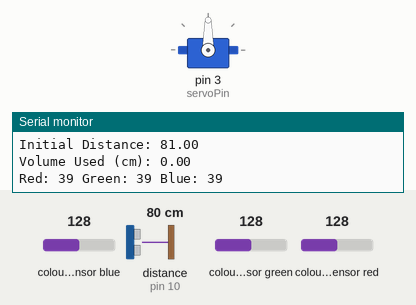
A sketch run on a simulated Arduino Uno, built with avr-gcc and run on an emulated ATmega328P. Shown: servo, the last lines printed to the serial monitor. Wiring (inferred from the names in the program): TCS3200 colour sensor: output pin 8; S2 pin 6; S3 pin 7; S0 pin 4; S1 pin 5. The test bench sets the inputs (shaded band); at power-on: colour sensor blue 128, distance to the obstacle (sensor on pin 10) 80 cm, colour sensor green 128, colour sensor red 128. The echo pulse lasts 58.3 µs per cm.

Above: at 3.2 s.
3.3 s: colour sensor blue set to 123
At 6.4 s:
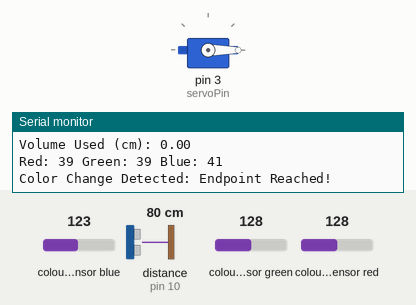
Timing chart, 0 to 7.9 s (numbered marks = the images above; inputs shaded):
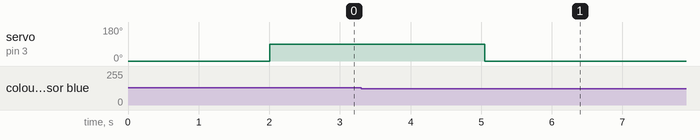

The sketch:

Silver_Ion_Detection.ino
```cpp
#include <Servo.h>
#include <NewPing.h>

// ==== Ultrasonic Sensor (HC-SR04) ====
#define TRIG_PIN 9
#define ECHO_PIN 10
#define MAX_DISTANCE 100
NewPing sonar(TRIG_PIN, ECHO_PIN, MAX_DISTANCE);
float initialDistance = 0;
float finalDistance = 0;

// ==== TCS3200 Color Sensor ====
#define S0 4
#define S1 5
#define S2 6
#define S3 7
#define SENSOR_OUT 8

int redFrequency, greenFrequency, blueFrequency;

// ==== Servo Motor ====
Servo titrationServo;
int servoPin = 3;

// ==== Setup ====
void setup() {
  Serial.begin(9600);

  // Setup pins for TCS3200
  pinMode(S0, OUTPUT);
  pinMode(S1, OUTPUT);
  pinMode(S2, OUTPUT);
  pinMode(S3, OUTPUT);
  pinMode(SENSOR_OUT, INPUT);

  // Set frequency scaling to 20%
  digitalWrite(S0, HIGH);
  digitalWrite(S1, LOW);

  // Attach the servo
  titrationServo.attach(servoPin);
  titrationServo.write(0);  // Start with valve closed

  delay(2000); // wait for sensor to settle

  initialDistance = sonar.ping_cm();
  Serial.print("Initial Distance: ");
  Serial.println(initialDistance);
}

// ==== Main Loop ====
void loop() {
  // Open valve
  titrationServo.write(90); // Open knob
  delay(1000);              // Allow some flow

  // Measure current volume level
  finalDistance = sonar.ping_cm();
  float volumeUsed = initialDistance - finalDistance;
  Serial.print("Volume Used (cm): ");
  Serial.println(volumeUsed);

  // Read color frequencies
  redFrequency = readColor('R');
  greenFrequency = readColor('G');
  blueFrequency = readColor('B');

  Serial.print("Red: "); Serial.print(redFrequency);
  Serial.print(" Green: "); Serial.print(greenFrequency);
  Serial.print(" Blue: "); Serial.println(blueFrequency);

  // Check if color has changed (endpoint reached)
  if (blueFrequency > redFrequency && blueFrequency > greenFrequency) {
    Serial.println("Color Change Detected: Endpoint Reached!");
    titrationServo.write(0); // Close knob
    while (true); // Halt further actions
  }

  delay(1000); // Small delay before next loop
}

// ==== Read Color Function ====
int readColor(char color) {
  switch (color) {
    case 'R':
      digitalWrite(S2, LOW);
      digitalWrite(S3, LOW);
      break;
    case 'G':
      digitalWrite(S2, HIGH);
      digitalWrite(S3, HIGH);
      break;
    case 'B':
      digitalWrite(S2, LOW);
      digitalWrite(S3, HIGH);
      break;
  }

  int frequency = pulseIn(SENSOR_OUT, LOW);
  return frequency;
}
```

Measured:
- the behaviour switches between 128 and 127 on colour sensor blue (found by bisection; images 0 and 1)
- after the input at 3.3 s, servo on pin 3 (servoPin): 90° → 0° after 1.7 s
